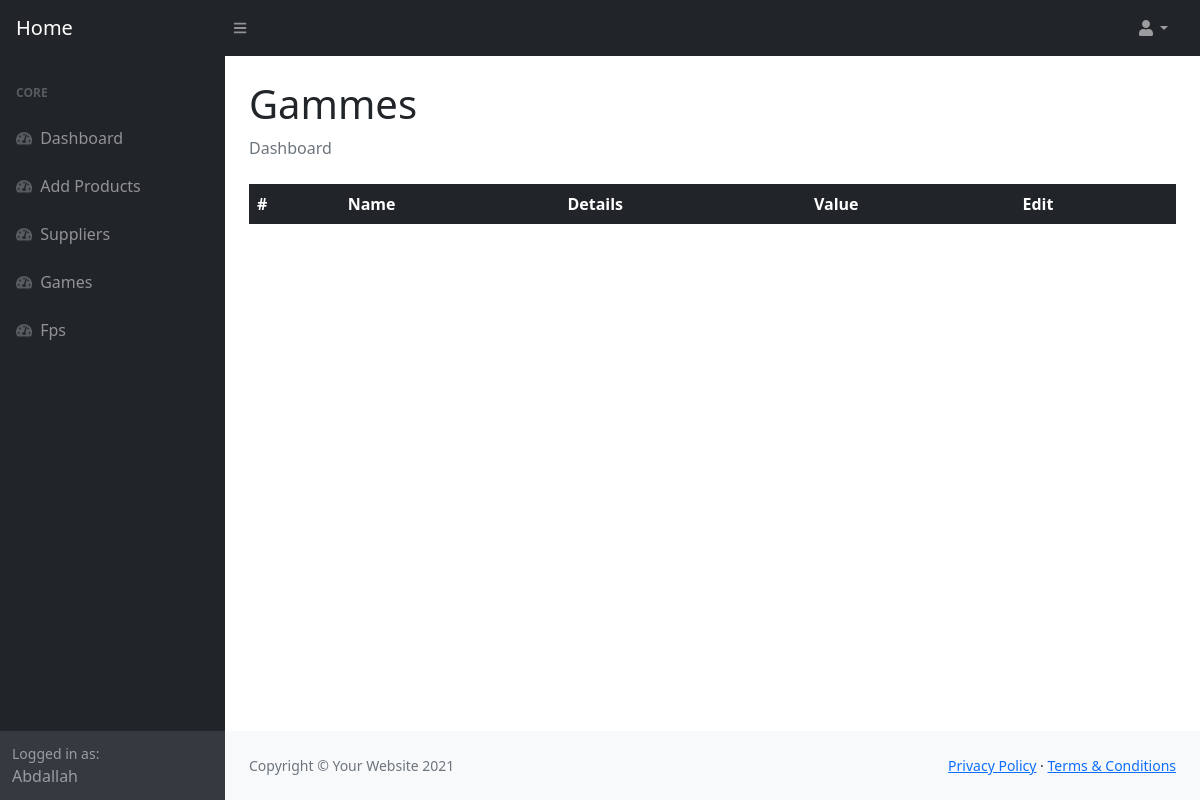
Page /fps/ (signed in) on the earlier database version.
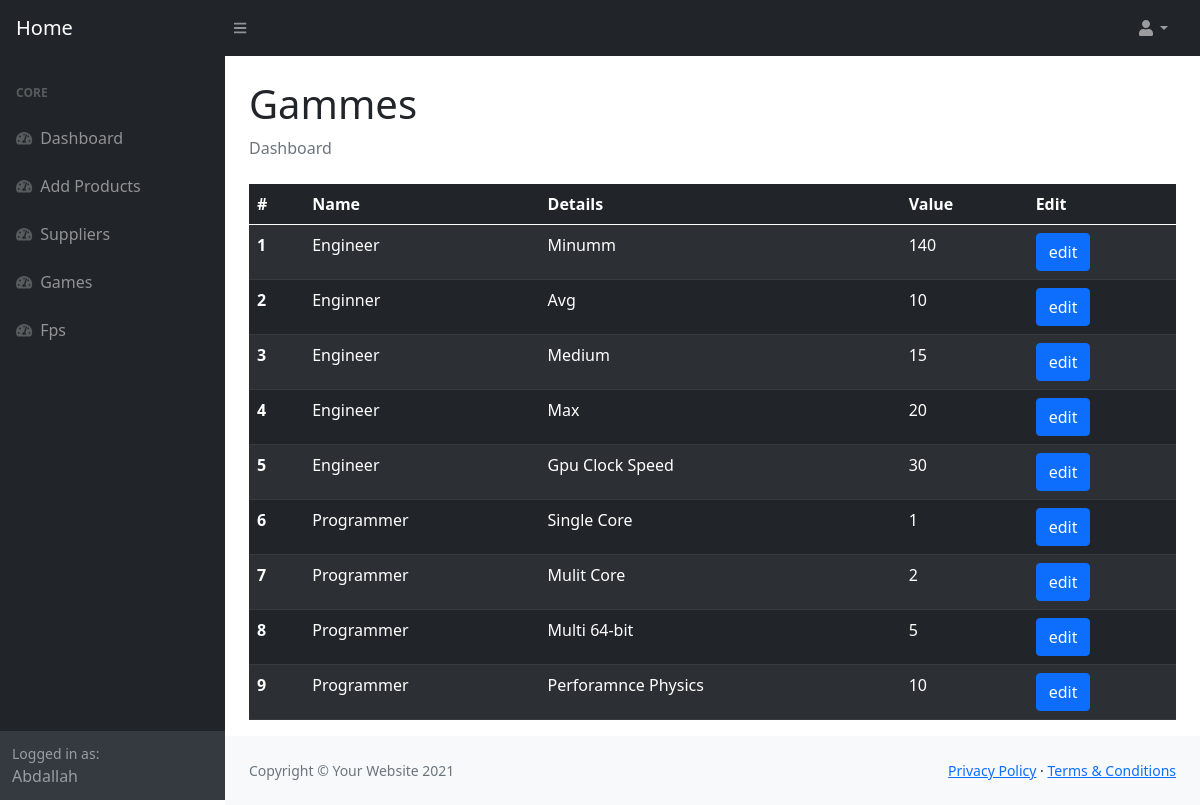
Same page on the later database version.
### Tech_Parts/models.py (models this page shows, shortened)
class Fps_Numbers(models.Model):
    name=models.CharField(max_length=100)
    details=models.CharField(max_length=50)
    value=models.PositiveIntegerField(default=0)

### Tech_Parts/views.py (the view)
# urls.py: path("fps/",views.fps,name="fps"),
def fps(request):
    if not request.user.is_superuser:
        messages.error(request,"you dont have permission to add products")
        return redirect(reverse("home:home"))
    fps=Fps_Numbers.objects.all()
    context={"fps":fps}
    return render(request,"dashboard/fps.html",context)

### templates/dashboard/fps.html (shortened to what this page needs)
{% load static %}
<!DOCTYPE html>
<html lang="en">
    <head>
        <link href="https://cdn.jsdelivr.net/npm/simple-datatables@latest/dist/style.css" rel="stylesheet" />
        <link href="{% static 'dashboard/css/styles.css'  %}" rel="stylesheet" />
    </head>
    <body class="sb-nav-fixed">
        <nav class="sb-topnav navbar navbar-expand navbar-dark bg-dark">
            <a class="navbar-brand ps-3" href="{% url 'home:home' %}">Home</a>
            <button class="btn btn-link btn-sm order-1 order-lg-0 me-4 me-lg-0" id="sidebarToggle" href="#!"><i class="fas fa-bars"></i></button>
            <ul class="navbar-nav ms-auto ms-md-0 me-3 me-lg-4">
                <li class="nav-item dropdown">
                    <a class="nav-link dropdown-toggle" id="navbarDropdown" href="#" role="button" data-bs-toggle="dropdown" aria-expanded="false"><i class="fas fa-user fa-fw"></i></a>
                </li>
            </ul>
        </nav>
        <div id="layoutSidenav">
            <div id="layoutSidenav_nav">
                <nav class="sb-sidenav accordion sb-sidenav-dark" id="sidenavAccordion">
                    <div class="sb-sidenav-menu">
                        <div class="nav">
                            <div class="sb-sidenav-menu-heading">Core</div>
                            <a class="nav-link" href="{% url 'home:dashboard' %}">
                                <div class="sb-nav-link-icon"><i class="fas fa-tachometer-alt"></i></div>
                                Dashboard
                            </a>
                            <a class="nav-link" href="{% url 'home:add' %}">
                                <div class="sb-nav-link-icon"><i class="fas fa-tachometer-alt"></i></div>
                                Add Products
                            </a>
                            <a class="nav-link" href="{% url 'home:suppliers' %}">
                                <div class="sb-nav-link-icon"><i class="fas fa-tachometer-alt"></i></div>
                                Suppliers
                            </a>
                            <a class="nav-link" href="{% url 'home:gammes' %}">
                                <div class="sb-nav-link-icon"><i class="fas fa-tachometer-alt"></i></div>
                               Games
                            </a>
                              <a class="nav-link" href="{% url 'home:fps' %}">
                                <div class="sb-nav-link-icon"><i class="fas fa-tachometer-alt"></i></div>
                               Fps
                            </a>
                        </div>
                    </div>
                    <div class="sb-sidenav-footer">
                        <div class="small">Logged in as:</div>
                        {{request.user|title}}
                    </div>
                </nav>
            </div>
            <div id="layoutSidenav_content">
                <main>
                    <div class="container-fluid px-4">
                        <h1 class="mt-4">Gammes</h1>
                        <ol class="breadcrumb mb-4">
                            <li class="breadcrumb-item active">Dashboard</li>
                        </ol>
                        <div >
                            <table class="table table-striped table-dark" >
                                <thead>
                                  <tr>
                                    <th scope="col">#</th>
                                    <th scope="col">Name</th>
                                    <th scope="col">Details</th>
                                    <th scope="col">Value</th>
                                    <th scope="col">Edit</th>
                                  </tr>
                                </thead>
                                <tbody>
                                    {% for i in fps %}
                                  <tr>
                                    <th scope="row">{{forloop.counter}}</th>
                                    <td>{{i.name}}</td>
                                    <td>{{i.details}}</td>
                                    <td>{{i.value}}</td>
                                    <td> <a href="{% url 'home:fps_edit' id=i.id %}" type="button" class="btn btn-primary">
                                       edit
                                       </a></td>
                                  </tr>
                                  {% endfor %}
                                </tbody>
                              </table>
                        </div>
                    </div>
                </main>
                <footer class="py-4 bg-light mt-auto">
                    <div class="container-fluid px-4">
                        <div class="d-flex align-items-center justify-content-between small">
                            <div class="text-muted">Copyright &copy; Your Website 2021</div>
                            <div>
                                <a href="#">Privacy Policy</a>
                                &middot;
                                <a href="#">Terms &amp; Conditions</a>
                            </div>
                        </div>
                    </div>
                </footer>
            </div>
        </div>
    </body>
</html>

Differences in the rows shown:
added Fps_Numbers: name "Engineer", details "Minumm", value "140"
added Fps_Numbers: name "Enginner", details "Avg", value "10"
added Fps_Numbers: name "Engineer", details "Medium", value "15"
added Fps_Numbers: name "Engineer", details "Max", value "20"
added Fps_Numbers: name "Engineer", details "Gpu Clock Speed", value "30"
added Fps_Numbers: name "Programmer", details "Single Core", value "1"
added Fps_Numbers: name "Programmer", details "Mulit Core", value "2"
added Fps_Numbers: name "Programmer", details "Multi 64-bit", value "5"
added Fps_Numbers: name "Programmer", details "Perforamnce Physics", value "10"
